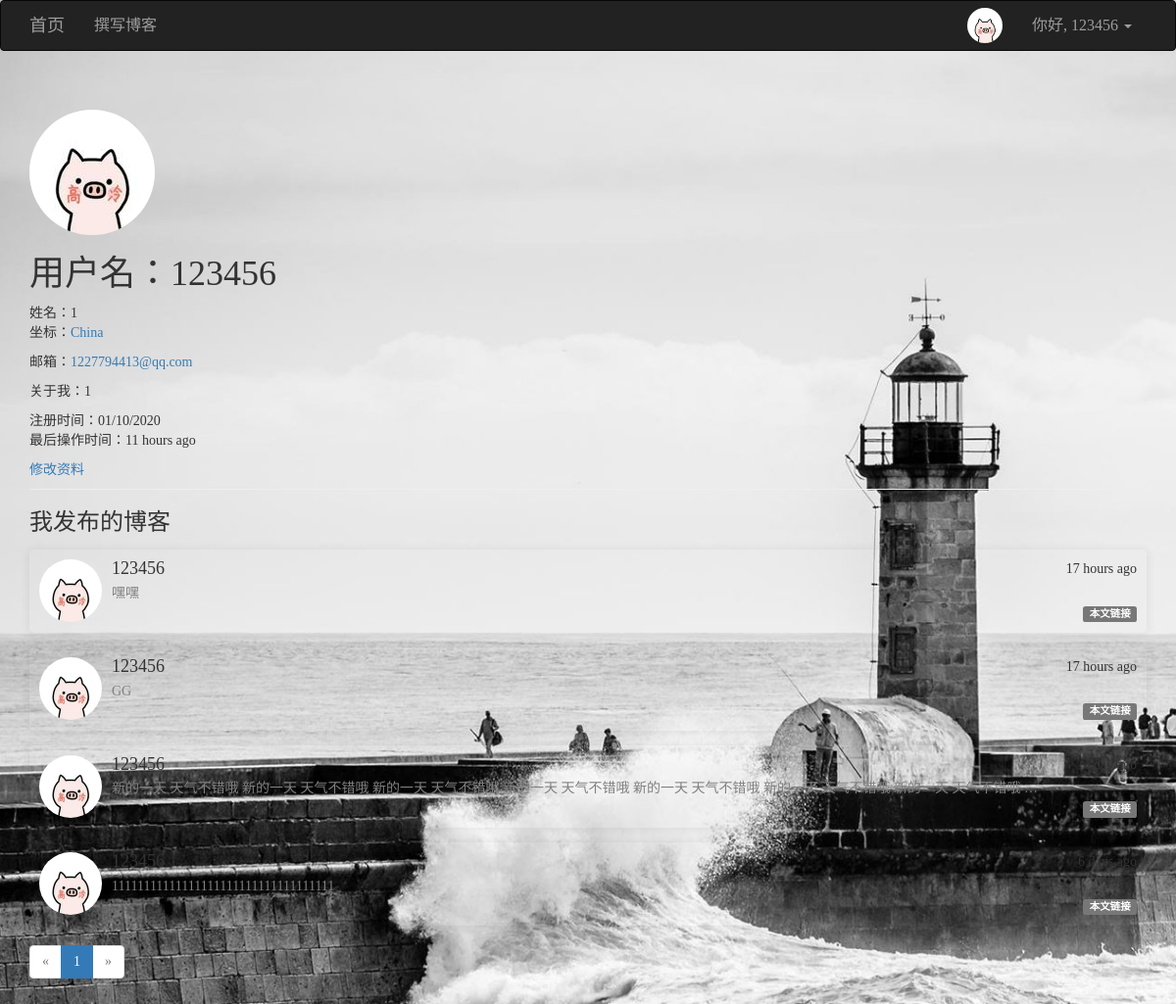
The page /user/user_info/123456 (signed in) on the database as committed earlier.
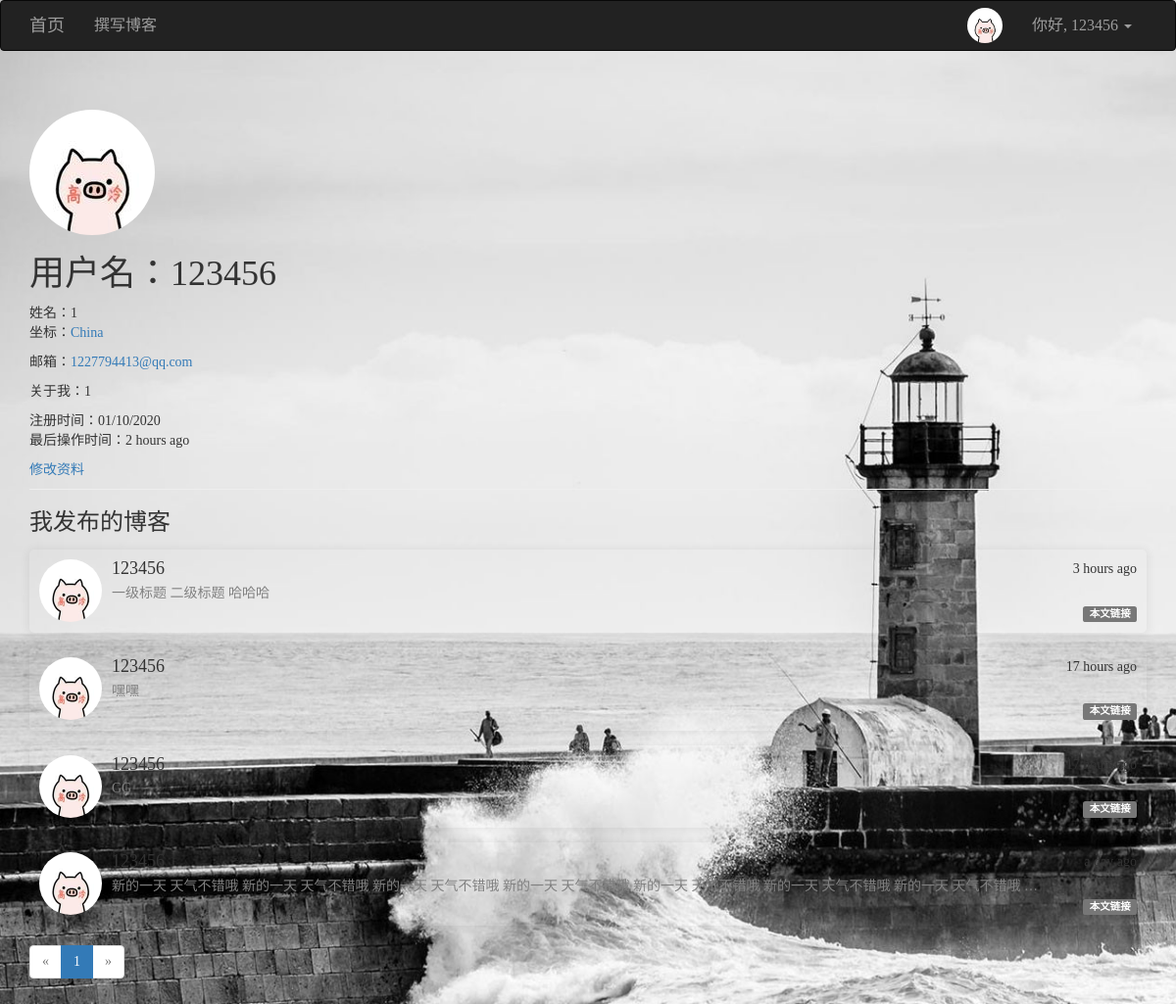
The same page on the database as committed later.
### app/models/users.py (models this page shows, shortened)
class User(UserMixin, db.Model):
    __tablename__ = 'users'
    id = db.Column(db.Integer, primary_key=True)
    username = db.Column(db.String(64), unique=True)
    password_hash = db.Column(db.String(128))
    email = db.Column(db.String(128), unique=True)
    confirmed = db.Column(db.Boolean, default=False)
    icon = db.Column(db.String(64), default='default.jpg')
    name = db.Column(db.String(64))
    location = db.Column(db.String(64))
    about_me = db.Column(db.Text())
    member_since = db.Column(db.DateTime(), default=datetime.utcnow)
    last_seen = db.Column(db.DateTime(), default=datetime.utcnow)
    posts = db.relationship('Posts', backref='user', lazy='dynamic', cascade='all, delete-orphan')
    favorites = db.relationship('Posts', secondary="collections", backref=db.backref('users', lazy='dynamic'), lazy='dynamic')
    comments = db.relationship('Comment', backref='user', lazy='dynamic', cascade='all, delete-orphan')
    @property
    def password(self):
        raise AttributeError('密码不可读')
    def ping(self):
        self.last_seen = datetime.utcnow()
        db.session.add(self)
        db.session.commit()

### app/models/posts.py (models this page shows, shortened)
class Posts(db.Model):
    __tablename__ = 'posts'
    id = db.Column(db.Integer, primary_key=True)
    rid = db.Column(db.Integer, index=True, default=0)
    content = db.Column(db.Text)
    timestamp = db.Column(db.DateTime, default=datetime.utcnow)
    uid = db.Column(db.Integer, db.ForeignKey('users.id', ondelete='CASCADE'))
    comments = db.relationship('Comment', backref='post', lazy='dynamic', cascade='all, delete-orphan')
    body_html = db.Column(db.Text)
    body_text = db.Column(db.Text)

### app/views/user.py (the view)
@user.route('/user_info/<username>')
def user_info(username):
    u = User.query.filter_by(username=username).first_or_404()
    page = request.args.get('page', 1, type=int)  # 用户想查看第几页
    pagination = u.posts.order_by(Posts.timestamp.desc()).paginate(page, per_page=10, error_out=False)
    posts = pagination.items
    return render_template('user/user.html', user=u, posts=posts, pagination=pagination)

### app/models/users.py (called while the page is built)
@loginmanager.user_loader
def user_loader(uid):
    return User.query.get(int(uid))

### app/views/user.py (called while the page is built)
@user.before_app_request
def before_request():
    if current_user.is_authenticated:
        current_user.ping()

### app/templates/user/user.html (shortened to what this page needs)
{% extends 'commons/base.html' %}
{% from 'commons/macro.html' import pagination_show %}
{% block page_content %}
    <div class="page-header">
        <img style="border-radius: 50%" src="{{ url_for('static', filename='uploads/' + user.icon) }}" alt="头像">
        <h1>用户名：{{ user.username }}</h1>
        {% if user.name or user.location %}
            <p>
                {% if user.name %}姓名：{{ user.name }}<br>{% endif %}
                {% if user.location %}
                    坐标：<a href="http://maps.google.com/?q={{ user.location }}">{{ user.location }}</a>
                {% endif %}
            </p>
        {% endif %}
        <p>邮箱：<a href="mailto:{{ user.email }}">{{ user.email }}</a></p>
        {% if user.about_me %}<p>关于我：{{ user.about_me }}</p>{% endif %}
        <p>
            注册时间：{{ moment(user.member_since).format('L') }}<br>
            最后操作时间：{{ moment(user.last_seen).fromNow() }}
        </p>
        {% if current_user.username == user.username %}
            <a href="{{ url_for('user.change_icon') }}">修改资料</a>
        {% endif %}
    </div>
    <h3>{% if current_user.username == user.username %}我{% else %}Ta{% endif %}发布的博客</h3>
    {% for post in posts %}
        <div class="media" style="padding: 10px; box-shadow: 0 1px 10px 2px rgba(0, 0, 0, .06); border-radius: 5px">
            <div class="media-left">
                <img class="media-object" style="width: 64px; height: 64px; border-radius: 50%" src="{{ url_for('static', filename='uploads/' + post.user.icon) }}" alt="...">
            </div>
            <div class="media-body">
                <div style="float: right">{{ moment(post.timestamp).fromNow() }}</div>
                <h4 class="media-heading">{{ post.user.username }}</h4>
                <span style="float: left; white-space: nowrap; overflow: hidden; text-overflow: ellipsis; max-width: 950px; max-height: 20px; color: grey">
                    {% if post.body_html %}
                        {{ post.body_text }}
                    {% else %}
                        {{ post.content }}
                    {% endif %}
                </span><br>
                <a style="float:right;" target="_blank" href="{{ url_for('posts.post_show', id=post.id) }}"><span class="label label-default">本文链接</span></a>
            </div>
        </div>
    {% endfor %}
    {{ pagination_show(pagination,'user.user_info',user.username) }}
{% endblock %}

### app/templates/commons/base.html (shortened to what this page needs)
{% extends 'bootstrap/base.html' %}
{% import 'bootstrap/wtf.html' as wtf %}
{% block navbar %}
    <nav class="navbar navbar-inverse" style="-webkit-user-select: none; font-size: 16px;">
        <div class="container">
            <div class="navbar-header">
                <a class="navbar-brand" href="{{ url_for('main.index') }}">首页</a>
            </div>
            <div class="collapse navbar-collapse">
                <ul class="nav navbar-nav">
                    {% if current_user.is_authenticated %}
                        <li><a href="{{ url_for('posts.index') }}">撰写博客</a></li>
                    {% endif %}
                </ul>
                <ul class="nav navbar-nav navbar-right">
                    {% if current_user.is_authenticated %}
                        <li>
                            <a href="{{ url_for('user.index', username=current_user.username) }}">
                                <img style="width: 36px; height: 36px; border-radius: 50%; float: left; margin-top: -8px" src="{{ url_for('static', filename='uploads/' + current_user.icon) }}" alt="...">
                            </a>
                        </li>
                        <li class="dropdown">
                            <a href="#" class="dropdown-toggle" data-toggle="dropdown" role="button" aria-haspopup="true"
                               aria-expanded="false">你好, {{ current_user.username }} <span class="caret"></span></a>
                        </li>
                    {% else %}
                        <li><a href="{{ url_for('user.register') }}">注册</a></li>
                        <li><a href="{{ url_for('user.login') }}">登录</a></li>
                    {% endif %}
                </ul>
            </div>
        </div>
    </nav>
{% endblock %}
{% block content %}
    <div class="container">
        {% block page_content %}
        {% endblock %}
    </div>
{% endblock %}
{% block styles %}
    {{ super() }}
{% endblock %}

Rows that differ between the two databases and show on the page:
removed Posts: icon (picture), timestamp "6 days ago", user.username "123456", content "11111111111111111111111111111111111"
changed User "China": last_seen "11 hours ago" → "2 hours ago"
added Posts: icon (picture), timestamp "3 hours ago", user.username "123456", body_text "一级标题 二级标题 哈哈哈"
